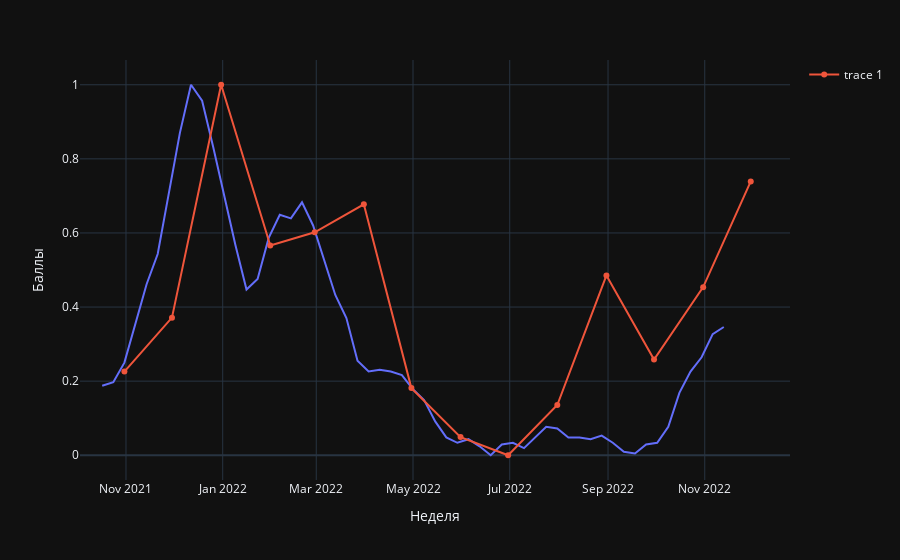

This figure's notebook cell:
### Code cell
fig = px.line(wordstats_cosmetics_google, y="Баллы")

fig.add_scatter(x=wordstats_cosmetics.index, y=wordstats_cosmetics['totalCount']) # Not what is desired - need a line

fig.show()
